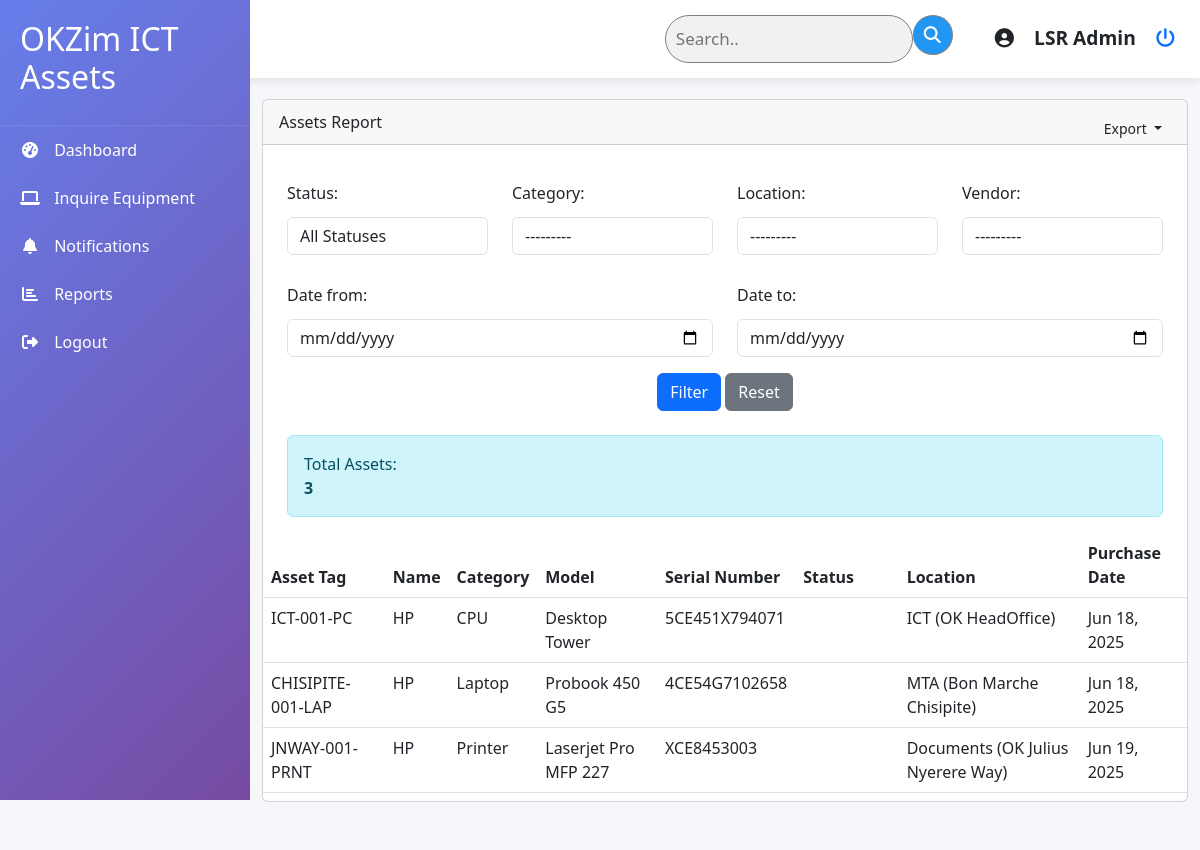
Before: /asset_management/reports/assets/ (signed in) with the older database file.
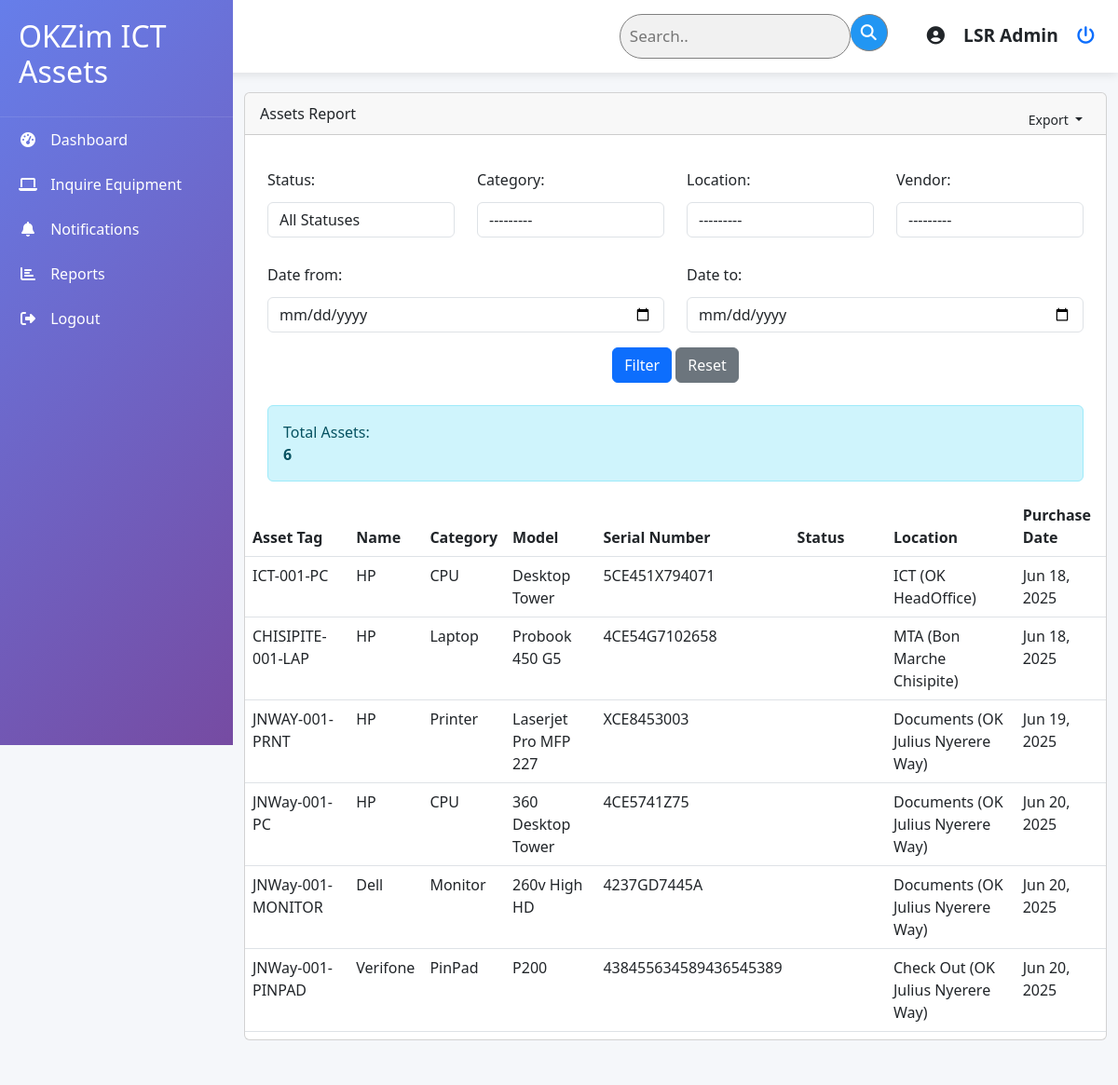
After: the same page with the newer database file.
### asset_management/models.py (models this page shows, shortened)
class Asset(models.Model):
    ASSET_STATUS = [
        ("OPERATIONAL", "Operational"),
        ("NON_OPERATIONAL", "Non-Operational"),
        ("DECOMMISSIONED", "Decommissioned"),
        ("LOST", "Lost"),
        ("STOLEN", "Stolen"),
    ]
    asset_tag = models.CharField(max_length=50, unique=True)
    name = models.CharField(max_length=200)
    category = models.ForeignKey(AssetCategory, on_delete=models.PROTECT)
    model = models.CharField(max_length=100)
    serial_number = models.CharField(max_length=100, unique=True)
    purchase_date = models.DateField()
    vendor = models.ForeignKey(Vendor, on_delete=models.PROTECT)
    status = models.CharField(
        max_length=20, choices=ASSET_STATUS, default="OPERATIONAL"
    )
    location = models.ForeignKey(Department, on_delete=models.PROTECT)
    notes = models.TextField(blank=True)
    created_at = models.DateTimeField(auto_now_add=True)
    updated_at = models.DateTimeField(auto_now=True)

class AssetCategory(models.Model):
    name = models.CharField(max_length=100)
    def __str__(self):
        return self.name
    class Meta:
        verbose_name_plural = "Asset Categories"

class Department(models.Model):
    name = models.CharField(max_length=100, unique=True)
    branch_name = models.ForeignKey(Branch, on_delete=models.CASCADE, related_name='departments')
    def __str__(self):
        return f"{self.name} ({self.branch_name.name})"

class Branch(models.Model):
    name = models.CharField(max_length=100, unique=True)
    code = models.CharField(max_length=5, unique=True)
    class Meta:
        verbose_name_plural = "Branches"

### asset_management/views.py (the view, shortened to what this page needs)
# urls.py: path('asset_management/reports/assets/', views.asset_reports, name='asset_reports'),
@login_required
def asset_reports(request):
    assets = Asset.objects.select_related("category", "vendor", "location").all()
    form = AssetReportFilterForm(request.GET or None)
    context = {
        "assets": assets,
        "form": form,
        "total_assets": assets.count(),
    }
    return render(request, "reports/asset_reports.html", context)

### asset_management/models.py (called while the page is built)
    def __str__(self):
        return self.name

### asset_management/templates/reports/asset_reports.html (shortened to what this page needs)
{% extends 'base.html' %}
{% load static %}
{% block content %}
<div class="container-fluid py-4">
    <div class="row">
        <div class="col-12">
            <div class="card mb-4">
                <div class="card-header pb-0">
                    <div class="row">
                        <div class="col-6">
                            <h6>Assets Report</h6>
                        </div>
                        <div class="col-6 text-end">
                            <div class="dropdown">
                                <button class="btn btn-sm bg-gradient-primary dropdown-toggle" type="button"
                                    id="exportDropdown" data-bs-toggle="dropdown" aria-expanded="false">
                                    Export
                                </button>
                            </div>
                        </div>
                    </div>
                </div>
                <div class="card-body px-0 pt-0 pb-2">
                    <div class="row p-4">
                        <div class="col-md-12">
                            <form method="get">
                                <div class="row">
                                    <div class="col-md-3">
                                        {{ form.status.label_tag }}
                                        {{ form.status }}
                                    </div>
                                    <div class="col-md-3">
                                        {{ form.category.label_tag }}
                                        {{ form.category }}
                                    </div>
                                    <div class="col-md-3">
                                        {{ form.location.label_tag }}
                                        {{ form.location }}
                                    </div>
                                    <div class="col-md-3">
                                        {{ form.vendor.label_tag }}
                                        {{ form.vendor }}
                                    </div>
                                </div>
                                <div class="row mt-3">
                                    <div class="col-md-6">
                                        {{ form.date_from.label_tag }}
                                        {{ form.date_from }}
                                    </div>
                                    <div class="col-md-6">
                                        {{ form.date_to.label_tag }}
                                        {{ form.date_to }}
                                    </div>
                                </div>
                                <div class="row mt-3">
                                    <div class="col-md-12 text-center">
                                        <button type="submit" class="btn btn-primary">Filter</button>
                                        <a href="{% url 'asset_reports' %}" class="btn btn-secondary">Reset</a>
                                    </div>
                                </div>
                            </form>
                        </div>
                    </div>
                    <div class="row px-4">
                        <div class="col-md-12">
                            <div class="alert alert-info">
                                Total Assets: <strong>{{ total_assets }}</strong>
                            </div>
                        </div>
                    </div>
                    <div class="table-responsive p-0">
                        <table class="table align-items-center mb-0">
                            <thead>
                                <tr>
                                    <th>Asset Tag</th>
                                    <th>Name</th>
                                    <th>Category</th>
                                    <th>Model</th>
                                    <th>Serial Number</th>
                                    <th>Status</th>
                                    <th>Location</th>
                                    <th>Purchase Date</th>
                                </tr>
                            </thead>
                            <tbody>
                                {% for asset in assets %}
                                <tr>
                                    <td>{{ asset.asset_tag }}</td>
                                    <td>{{ asset.name }}</td>
                                    <td>{{ asset.category }}</td>
                                    <td>{{ asset.model }}</td>
                                    <td>{{ asset.serial_number }}</td>
                                    <td>
                                        <span class="badge badge-sm
                                            {% if asset.status == 'OPERATIONAL' %}bg-gradient-success
                                            {% elif asset.status == 'NON_OPERATIONAL' %}bg-gradient-warning
                                            {% elif asset.status == 'DECOMMISSIONED' %}bg-gradient-secondary
                                            {% else %}bg-gradient-danger{% endif %}">
                                        </span>
                                    </td>
                                    <td>{{ asset.location }}</td>
                                    <td>{{ asset.purchase_date|date:"M d, Y" }}</td>
                                </tr>
                                {% empty %}
                                <tr>
                                    <td colspan="8" class="text-center py-4">No assets found matching your criteria.
                                    </td>
                                </tr>
                                {% endfor %}
                            </tbody>
                        </table>
                    </div>
                </div>
            </div>
        </div>
    </div>
</div>
{% endblock %}

### asset_management/templates/base.html (shortened to what this page needs)
{% load static %}
<!DOCTYPE html>
<html lang="en">
<head>
    <link rel="stylesheet" href="https://cdn.jsdelivr.net/npm/bootstrap@5.3.0/dist/css/bootstrap.min.css">
    <link rel="stylesheet" href="https://cdnjs.cloudflare.com/ajax/libs/font-awesome/6.4.0/css/all.min.css">
    <link rel="stylesheet" href="{% static 'styles/css/global_styles.css' %}">
    <link rel="stylesheet" href="{% static 'styles/css/dashboard.css' %}">
    <link rel="stylesheet" href="{% static 'styles/css/asset_transfer.css' %}">
    <link rel="stylesheet" href="{% static 'styles/css/asset_management.css' %}">
    <link rel="stylesheet" href="{% static 'styles/css/notifications.css' %}">
    <link rel="stylesheet" href="{% static 'styles/css/reports.css' %}">
    <link rel="stylesheet" href="{% static 'styles/css/asset_detail.css' %}">
</head>
<body>
    <div class="dashboard-container">
        {% include 'partials/sidebar.html' %}
        <div class="main-content">
            {% include 'partials/header.html' %}
            <main>
                {% block content %}{% endblock %}
            </main>
        </div>
    </div>
</body>
</html>

### asset_management/templates/partials/sidebar.html (shortened to what this page needs)
<div class="sidebar">
    <div class="sidebar-header">
        <h2>OKZim ICT Assets</h2>
    </div>
    <ul class="sidebar-menu">
        <li>
            <a href="{% url 'dashboard' %}" class="active">
                <i class="fas fa-tachometer-alt"></i>
                Dashboard
            </a>
        </li>
        <li>
            <a href="{% url 'inquire_asset' %}">
                <i class="fas fa-laptop"></i>
                Inquire Equipment
            </a>
        </li>
        <li>
            <a href="{% url 'notifications_list' %}">
                <i class="fa-solid fa-bell"></i>
                Notifications
            </a>
        </li>
        <li>
            <a href="{% url 'asset_reports' %}">
                <i class="fas fa-chart-bar"></i>
                Reports
            </a>
        </li>
        <li class="logout">
            <a onclick="document.getElementById('id01').style.display='block'" style="cursor: pointer;">
                <i class="fa-solid fa-right-from-bracket"></i>
                Logout
            </a>
        </li>
    </ul>
</div>

### asset_management/templates/partials/header.html
<div class="header">
    <form class="example" action="action_page.php">
        <input type="text" placeholder="Search.." name="search">
        <button type="submit"><i class="fa fa-search"></i></button>
    </form>
    <div class="user-profile">
        <div>
            <i class="fas fa-user-circle"></i>
        </div>
        <div class="user-info">
            <div class="user-name">{{ request.user.get_full_name }}</div>
        </div>
        <a href="{% url 'logout' %}" class="logout-btn">
            <i class="fa-solid fa-power-off"></i>
        </a>
    </div>
</div>

### static/styles/css/global_styles.css (style rules this page uses)
strong { display: block; width: 30%; }

### static/styles/css/dashboard.css (style rules this page uses)
:root { --primary: #0056b3; --secondary: #e67e22; --light: #f8f9fa; --dark: linear-gradient(135deg, #667eea 0%, #764ba2 100%);; --success: #28a745; --danger: #dc3545; }
body { font-family: 'Segoe UI', Tahoma, Geneva, Verdana, sans-serif; margin: 0; background-color: #f5f7fa; }
.dashboard-container { display: flex; min-height: 100vh; }
.sidebar { width: 250px; height: 100vh; background: var(--dark); color: white; padding: 20px 0; transition: all 0.3s; position: fixed; z-index: 10; }
.sidebar-header { padding: 0 20px 20px; font-size: 40px; border-bottom: 1px solid rgba(255,255,255,0.1); }
.sidebar-menu { list-style: none; padding: 0; }
.sidebar-menu li a { color: white; padding: 12px 20px; display: block; text-decoration: none; transition: all 0.3s; }
.sidebar-menu li a i { margin-right: 10px; width: 20px; text-align: center; }
main { margin: 70px 0px 0px 250px; }
.main-content { flex: 1; }
.header { background: white; padding: 15px 25px; margin-left: 300px; box-shadow: 0 2px 10px rgba(0,0,0,0.1); display: flex; justify-content: end; align-items: center; position: fixed; right: 0px; width: 100vw; z-index: 5; gap: 20px; }
.user-profile { font-size: 1.2rem; display: flex; align-items: center; gap: 20px; }
.user-info { font-weight: 600; }
form.example input[type=text] { padding: 10px; font-size: 17px; border: 1px solid grey; float: left; width: 80%; background: #f1f1f1; border-radius: 50px; }
form.example button { float: left; padding: 0px; width: 40px; height: 40px; border-radius: 50%; background: #2196F3; color: white; font-size: 17px; border: 1px solid grey; border-left: none; cursor: pointer; }
form.example::after { content: ""; clear: both; display: table; }
* { box-sizing: border-box }

### static/styles/css/asset_transfer.css (style rules this page uses)
input[type="text"], select, textarea { width: 100%; padding: 12px; border: 1px solid #ccc; border-radius: 4px; box-sizing: border-box; resize: vertical; }
label { padding: 12px 12px 12px 0; display: inline-block; }
.row:after { content: ""; display: table; clear: both; }
.row:last-child { display: flex; justify-content: end; margin-top: 5px; }

Changed rows visible on the page:
added Asset: asset_tag "JNWay-001-PC", name "HP", category "CPU", model "360 Desktop Tower", serial_number "4CE5741Z75", location "Documents (OK Julius Nyerere Way)", purchase_date "Jun 20, 2025"
added Asset: asset_tag "JNWay-001-MONITOR", name "Dell", category "Monitor", model "260v High HD", serial_number "4237GD7445A", location "Documents (OK Julius Nyerere Way)", purchase_date "Jun 20, 2025"
added Asset: asset_tag "JNWay-001-PINPAD", name "Verifone", category "PinPad", model "P200", serial_number "438455634589436545389", location "Check Out (OK Julius Nyerere Way)", purchase_date "Jun 20, 2025"
Other visible differences:
{{ total_assets }}: "3" → "6"
